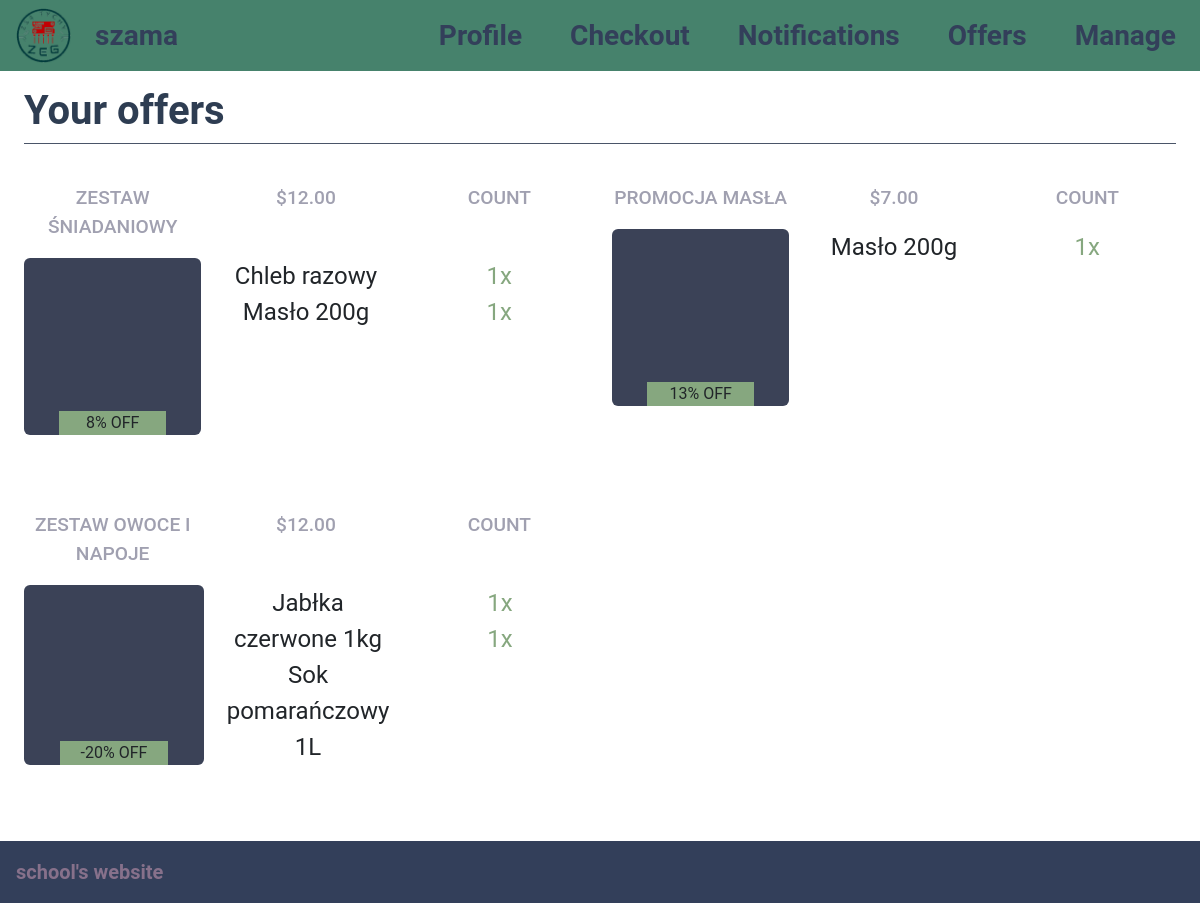
/src/offers.php (signed in), run on the app's committed database.
### tables this page shows
CREATE TABLE offers (
    id INT AUTO_INCREMENT PRIMARY KEY,
    name VARCHAR(255) NOT NULL,
    price INTEGER NOT NULL CHECK (price > 0),
    created_at DATETIME NOT NULL DEFAULT CURRENT_TIMESTAMP
);

CREATE TABLE offer_products (
    offer_id INT NOT NULL,
    product_id INT NOT NULL,
    quantity INTEGER NOT NULL CHECK (quantity > 0),
    PRIMARY KEY (offer_id, product_id),
    FOREIGN KEY (offer_id) REFERENCES offers(id) ON DELETE CASCADE,
    FOREIGN KEY (product_id) REFERENCES products(id) ON DELETE RESTRICT
);

CREATE TABLE products (
    id INT AUTO_INCREMENT PRIMARY KEY,
    name VARCHAR(255) NOT NULL,
    category VARCHAR(255) NOT NULL,
    picture VARCHAR(255) UNIQUE NOT NULL,
    price_cents INTEGER NOT NULL CHECK (price_cents > 0),
    discount_percent INTEGER CHECK (discount_percent BETWEEN 0 AND 100),
    stock INTEGER NOT NULL CHECK (stock >= 0)
);

### src/offers.php (the view, shortened to what this page needs)
<!DOCTYPE html>
<html lang="pl">
<head>
    <link href="https://cdn.jsdelivr.net/npm/bootstrap@5.3.3/dist/css/bootstrap.min.css" rel="stylesheet">
    <link rel="stylesheet" href="styl.css">
</head>
<body class="vh-100 d-flex flex-column">
<?php
require_once __DIR__ . '/header.php';
require_once __DIR__ . '/db.php';
$offers = [];
try {
    $stmt = $conn->query('SELECT id, name, price FROM offers ORDER BY created_at DESC');
    $offers = $stmt->fetchAll();
} catch (Exception $e) {
    $offers = [];
}
function getOfferProducts($conn, $offerId) {
    try {
        $stmt = $conn->prepare('
            SELECT p.name, op.quantity, p.price_cents
            FROM offer_products op
            JOIN products p ON op.product_id = p.id
            WHERE op.offer_id = ?
            ORDER BY p.name
        ');
        $stmt->execute([$offerId]);
        return $stmt->fetchAll();
    } catch (Exception $e) {
        return [];
    }
}
function calculateDiscount($conn, $offerId, $offerPrice) {
    $products = getOfferProducts($conn, $offerId);
    $totalProductPrice = 0;
    foreach ($products as $product) {
        $totalProductPrice += $product['price_cents'] * $product['quantity'];
    }
    $discount = (($totalProductPrice - $offerPrice) / $totalProductPrice) * 100;
    return round($discount, 0);
}
?>
    <div class="flex-fill container-fluid px-4 py-3 overflow-auto">
        <h3 class="display-6 fw-bold mb-4 border-bottom pb-2" style="color: #2e3d52; border-color: #4a5568 !important;">Your offers</h3>
        <div class="row">
            <?php if (!empty($offers)): ?>
                <?php foreach ($offers as $offer): ?>
                    <?php
                        $offerProducts = getOfferProducts($conn, $offer['id']);
                        $discountPercent = calculateDiscount($conn, $offer['id'], $offer['price']);
                    ?>
            <div class="col-md-6 mb-5">
                <div>
                    <div class="text-center" style="display: grid; grid-template-columns: 1fr 1fr 1fr; gap: 1rem; padding: 1rem 0; color: #a0a0b0; font-size: 1.2rem; font-weight: 500; text-transform: uppercase; padding-bottom: 0">
                        <div><?= htmlspecialchars($offer['name']) ?></div>
                        <div>$<?= number_format($offer['price'] / 100, 2) ?></div>
                        <div>count</div>
                    </div>
                    <div class="text-center" style="display: grid; grid-template-columns: 1fr 1fr 1fr; gap: 1rem; padding: 0.75rem 0; padding-top: 0">
                        <div class="rounded d-flex flex-column justify-content-end" style="width: 100%; aspect-ratio: 1/1; background-color: #3b4257 !important;">
                            <div class="mx-auto" style="background-color: #86A77F; width: 60%;"><?= htmlspecialchars($discountPercent) ?>% OFF</div>
                        </div>
                        <div class="fs-4">
                            <?php foreach ($offerProducts as $product): ?>
                            <div><?= htmlspecialchars($product['name']) ?></div>
                            <?php endforeach; ?>
                        </div>
                        <div class="fs-4" style="color: #86A77F;">
                            <?php foreach ($offerProducts as $product): ?>
                            <div><?= htmlspecialchars($product['quantity']) ?>x</div>
                            <?php endforeach; ?>
                        </div>
                    </div>
                </div>
            </div>
                <?php endforeach; ?>
            <?php endif; ?>
        </div>
    </div>
    <div class="p-3 footer text-lowercase fs-5">School's website</div>
</body>
</html>

### src/styl.css (style rules this page uses)
* { font-family: "Roboto"; }
.header, .footer { font-weight: bolder; }
.footer, .darkColor { background-color: #333F5A; color: #87718B; }

### data on the page
offers: name "ZESTAW ŚNIADANIOWY", $offer['price']/100 "12.00", discountPercent "8"
offer_products: product.name "Chleb razowy", quantity "1"
offer_products: product.name "Masło 200g", quantity "1"
offers: name "PROMOCJA MASŁA", $offer['price']/100 "7.00", discountPercent "13"
offers: name "ZESTAW OWOCE I NAPOJE", $offer['price']/100 "12.00", discountPercent "-20"
offer_products: product.name "Jabłka czerwone 1kg", quantity "1"
offer_products: product.name "Sok pomarańczowy 1L", quantity "1"
